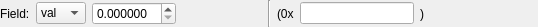
<?xml version="1.0" encoding="UTF-8"?>
<ui version="4.0">
 <class>FloatValueFieldWidget</class>
 <widget class="QWidget" name="FloatValueFieldWidget">
  <property name="geometry">
   <rect>
    <x>0</x>
    <y>0</y>
    <width>538</width>
    <height>27</height>
   </rect>
  </property>
  <property name="windowTitle">
   <string>Float Value Field</string>
  </property>
  <layout class="QHBoxLayout" name="horizontalLayout_3" stretch="1,0,1">
   <property name="leftMargin">
    <number>0</number>
   </property>
   <property name="topMargin">
    <number>0</number>
   </property>
   <property name="rightMargin">
    <number>0</number>
   </property>
   <property name="bottomMargin">
    <number>0</number>
   </property>
   <item>
    <widget class="QWidget" name="m_valueWidget" native="true">
     <layout class="QHBoxLayout" name="horizontalLayout">
      <property name="leftMargin">
       <number>0</number>
      </property>
      <property name="topMargin">
       <number>0</number>
      </property>
      <property name="rightMargin">
       <number>0</number>
      </property>
      <property name="bottomMargin">
       <number>0</number>
      </property>
      <item>
       <widget class="QLabel" name="m_nameLabel">
        <property name="text">
         <string>Field:</string>
        </property>
       </widget>
      </item>
      <item>
       <widget class="QComboBox" name="m_typeComboBox">
        <property name="toolTip">
         <string>Type of the value</string>
        </property>
        <item>
         <property name="text">
          <string>val</string>
         </property>
        </item>
        <item>
         <property name="text">
          <string>nan</string>
         </property>
        </item>
        <item>
         <property name="text">
          <string>inf</string>
         </property>
        </item>
       </widget>
      </item>
      <item>
       <widget class="QDoubleSpinBox" name="m_valueSpinBox">
        <property name="decimals">
         <number>6</number>
        </property>
       </widget>
      </item>
      <item>
       <spacer name="horizontalSpacer">
        <property name="orientation">
         <enum>Qt::Horizontal</enum>
        </property>
        <property name="sizeHint" stdset="0">
         <size>
          <width>59</width>
          <height>20</height>
         </size>
        </property>
       </spacer>
      </item>
     </layout>
    </widget>
   </item>
   <item>
    <widget class="Line" name="m_sepLine">
     <property name="orientation">
      <enum>Qt::Vertical</enum>
     </property>
    </widget>
   </item>
   <item>
    <widget class="QWidget" name="m_serValueWidget" native="true">
     <layout class="QHBoxLayout" name="horizontalLayout_2">
      <property name="leftMargin">
       <number>0</number>
      </property>
      <property name="topMargin">
       <number>0</number>
      </property>
      <property name="rightMargin">
       <number>0</number>
      </property>
      <property name="bottomMargin">
       <number>0</number>
      </property>
      <item>
       <widget class="QLabel" name="m_serFrontLabel">
        <property name="text">
         <string>(0x</string>
        </property>
       </widget>
      </item>
      <item>
       <widget class="QLineEdit" name="m_serValueLineEdit"/>
      </item>
      <item>
       <widget class="QLabel" name="m_serBackLabel">
        <property name="text">
         <string>)</string>
        </property>
       </widget>
      </item>
      <item>
       <spacer name="horizontalSpacer_2">
        <property name="orientation">
         <enum>Qt::Horizontal</enum>
        </property>
        <property name="sizeHint" stdset="0">
         <size>
          <width>31</width>
          <height>20</height>
         </size>
        </property>
       </spacer>
      </item>
     </layout>
    </widget>
   </item>
  </layout>
 </widget>
 <resources/>
 <connections/>
</ui>
